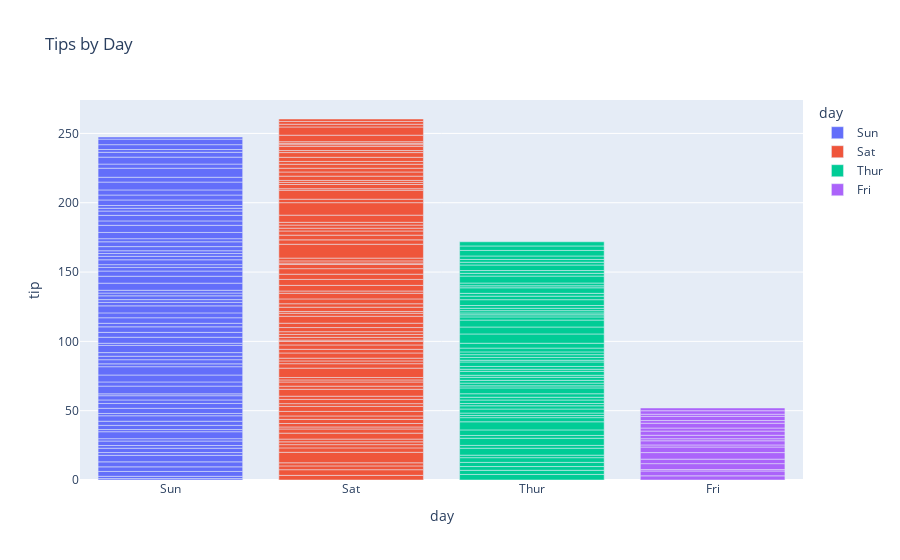

The notebook cell saved with this chart:
### Code cell
px.bar(tips, x = 'day' , y = 'tip' , color = 'day' , title ='Tips by Day')

### Figure 1 — Plotly figure (JSON) as saved in the notebook; plotly's stock layout.template omitted (floating-point values rounded to 4 significant figures)
{"data": [{"hovertemplate": "day=%{x}<br>tip=%{y}<extra></extra>", "legendgroup": "Sun", "marker": {"color": "#636efa", "pattern": {"shape": ""}}, "name": "Sun", "orientation": "v", "showlegend": true, "textposition": "auto", "type": "bar", "x": ["Sun", "Sun", "Sun", "Sun", "Sun", "Sun", "Sun", "Sun", "Sun", "Sun", "Sun", "Sun", "Sun", "Sun", "Sun", "Sun", "Sun", "Sun", "Sun", "Sun", "Sun", "Sun", "Sun", "Sun", "Sun", "Sun", "Sun", "Sun", "Sun", "Sun", "Sun", "Sun", "Sun", "Sun", "Sun", "Sun", "Sun", "Sun", "Sun", "Sun", "Sun", "Sun", "Sun", "Sun", "Sun", "Sun", "Sun", "Sun", "Sun", "Sun", "Sun", "Sun", "Sun", "Sun", "Sun", "Sun", "Sun", "Sun", "Sun", "Sun", "Sun", "Sun", "Sun", "Sun", "Sun", "Sun", "Sun", "Sun", "Sun", "Sun", "Sun", "Sun", "Sun", "Sun", "Sun", "Sun"], "xaxis": "x", "y": [1.01, 1.66, 3.5, 3.31, 3.61, 4.71, 2.0, 3.12, 1.96, 3.23, 1.71, 5.0, 1.57, 3.0, 3.02, 3.92, 1.67, 3.71, 3.5, 2.54, 3.06, 1.32, 5.6, 3.0, 5.0, 6.0, 2.05, 3.0, 2.5, 2.6, 5.2, 1.56, 4.34, 3.51, 4.0, 2.55, 4.0, 3.5, 5.07, 2.5, 2.0, 2.74, 2.0, 2.0, 5.14, 5.0, 3.75, 2.61, 2.0, 3.5, 2.5, 2.0, 2.0, 3.0, 3.48, 2.24, 4.5, 5.15, 3.18, 4.0, 3.11, 2.0, 2.0, 4.0, 3.55, 3.68, 5.65, 3.5, 6.5, 3.0, 5.0, 3.5, 2.0, 3.5, 4.0, 1.5], "yaxis": "y"}, {"hovertemplate": "day=%{x}<br>tip=%{y}<extra></extra>", "legendgroup": "Sat", "marker": {"color": "#EF553B", "pattern": {"shape": ""}}, "name": "Sat", "orientation": "v", "showlegend": true, "textposition": "auto", "type": "bar", "x": ["Sat", "Sat", "Sat", "Sat", "Sat", "Sat", "Sat", "Sat", "Sat", "Sat", "Sat", "Sat", "Sat", "Sat", "Sat", "Sat", "Sat", "Sat", "Sat", "Sat", "Sat", "Sat", "Sat", "Sat", "Sat", "Sat", "Sat", "Sat", "Sat", "Sat", "Sat", "Sat", "Sat", "Sat", "Sat", "Sat", "Sat", "Sat", "Sat", "Sat", "Sat", "Sat", "Sat", "Sat", "Sat", "Sat", "Sat", "Sat", "Sat", "Sat", "Sat", "Sat", "Sat", "Sat", "Sat", "Sat", "Sat", "Sat", "Sat", "Sat", "Sat", "Sat", "Sat", "Sat", "Sat", "Sat", "Sat", "Sat", "Sat", "Sat", "Sat", "Sat", "Sat", "Sat", "Sat", "Sat", "Sat", "Sat", "Sat", "Sat", "Sat", "Sat", "Sat", "Sat", "Sat", "Sat", "Sat"], "xaxis": "x", "y": [3.35, 4.08, 2.75, 2.23, 7.58, 3.18, 2.34, 2.0, 2.0, 4.3, 3.0, 1.45, 2.5, 3.0, 2.45, 3.27, 3.6, 2.0, 3.07, 2.31, 5.0, 2.24, 3.0, 1.5, 1.76, 6.73, 3.21, 2.0, 1.98, 3.76, 2.64, 3.15, 2.47, 1.0, 2.01, 2.09, 1.97, 3.0, 3.14, 5.0, 2.2, 1.25, 3.08, 2.5, 3.48, 4.08, 1.64, 4.06, 4.29, 3.76, 4.0, 3.0, 1.0, 1.61, 2.0, 10.0, 3.16, 3.41, 3.0, 2.03, 2.23, 2.0, 5.16, 9.0, 2.5, 6.5, 1.1, 3.0, 1.5, 1.44, 3.09, 3.0, 2.72, 2.88, 2.0, 3.0, 3.39, 1.47, 3.0, 1.25, 1.0, 1.17, 4.67, 5.92, 2.0, 2.0, 1.75], "yaxis": "y"}, {"hovertemplate": "day=%{x}<br>tip=%{y}<extra></extra>", "legendgroup": "Thur", "marker": {"color": "#00cc96", "pattern": {"shape": ""}}, "name": "Thur", "orientation": "v", "showlegend": true, "textposition": "auto", "type": "bar", "x": ["Thur", "Thur", "Thur", "Thur", "Thur", "Thur", "Thur", "Thur", "Thur", "Thur", "Thur", "Thur", "Thur", "Thur", "Thur", "Thur", "Thur", "Thur", "Thur", "Thur", "Thur", "Thur", "Thur", "Thur", "Thur", "Thur", "Thur", "Thur", "Thur", "Thur", "Thur", "Thur", "Thur", "Thur", "Thur", "Thur", "Thur", "Thur", "Thur", "Thur", "Thur", "Thur", "Thur", "Thur", "Thur", "Thur", "Thur", "Thur", "Thur", "Thur", "Thur", "Thur", "Thur", "Thur", "Thur", "Thur", "Thur", "Thur", "Thur", "Thur", "Thur", "Thur"], "xaxis": "x", "y": [4.0, 3.0, 2.71, 3.0, 3.4, 1.83, 5.0, 2.03, 5.17, 2.0, 4.0, 5.85, 3.0, 1.5, 1.8, 2.92, 2.31, 1.68, 2.5, 2.0, 2.52, 4.2, 1.48, 2.0, 2.0, 2.18, 1.5, 2.83, 1.5, 2.0, 3.25, 1.25, 2.0, 2.0, 2.0, 2.75, 3.5, 6.7, 5.0, 5.0, 2.3, 1.5, 1.36, 1.63, 1.73, 2.0, 4.19, 2.56, 2.02, 4.0, 1.44, 2.0, 5.0, 2.0, 2.0, 4.0, 2.01, 2.0, 2.5, 4.0, 3.23, 3.0], "yaxis": "y"}, {"hovertemplate": "day=%{x}<br>tip=%{y}<extra></extra>", "legendgroup": "Fri", "marker": {"color": "#ab63fa", "pattern": {"shape": ""}}, "name": "Fri", "orientation": "v", "showlegend": true, "textposition": "auto", "type": "bar", "x": ["Fri", "Fri", "Fri", "Fri", "Fri", "Fri", "Fri", "Fri", "Fri", "Fri", "Fri", "Fri", "Fri", "Fri", "Fri", "Fri", "Fri", "Fri", "Fri"], "xaxis": "x", "y": [3.0, 3.5, 1.0, 4.3, 3.25, 4.73, 4.0, 1.5, 3.0, 1.5, 2.5, 3.0, 2.2, 3.48, 1.92, 3.0, 1.58, 2.5, 2.0], "yaxis": "y"}], "layout": {"barmode": "relative", "legend": {"title": {"text": "day"}, "tracegroupgap": 0}, "title": {"text": "Tips by Day"}, "xaxis": {"anchor": "y", "categoryarray": ["Sun", "Sat", "Thur", "Fri"], "categoryorder": "array", "domain": [0, 1], "title": {"text": "day"}}, "yaxis": {"anchor": "x", "domain": [0, 1], "title": {"text": "tip"}}}}
